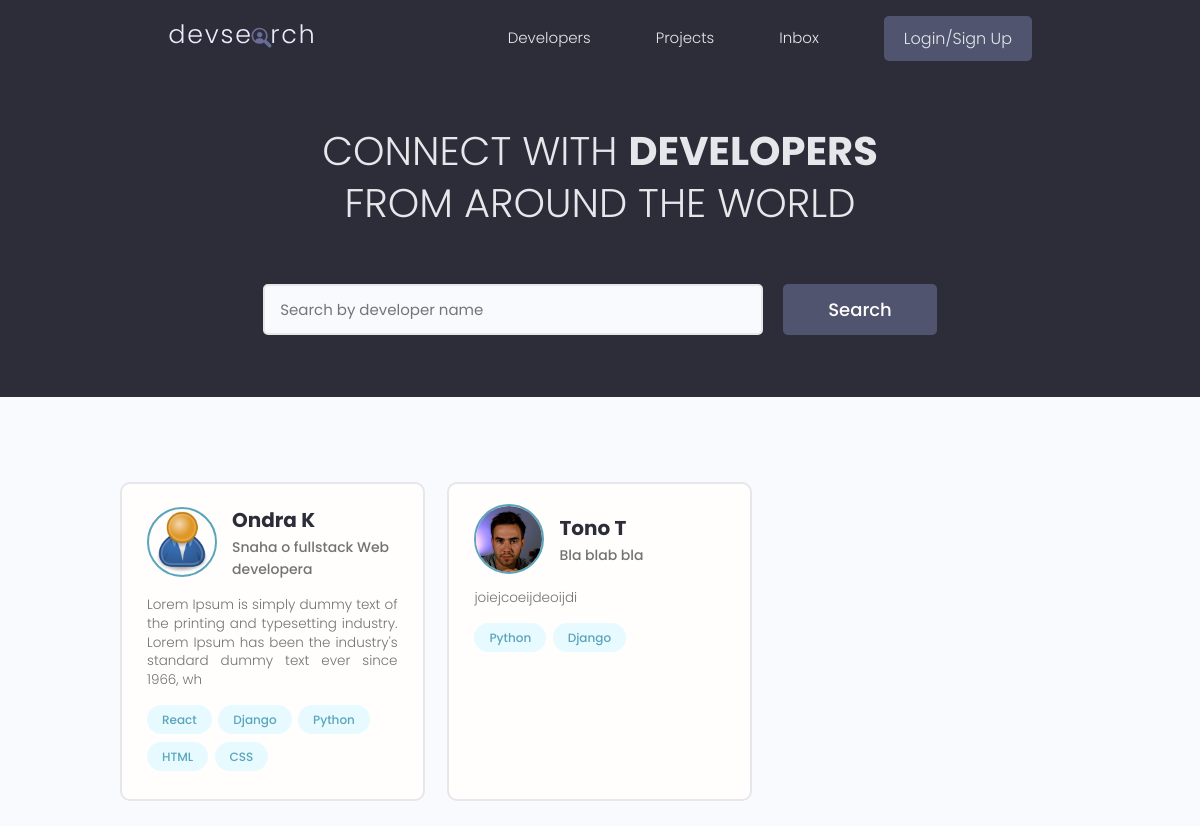
Before: / with the older database file.
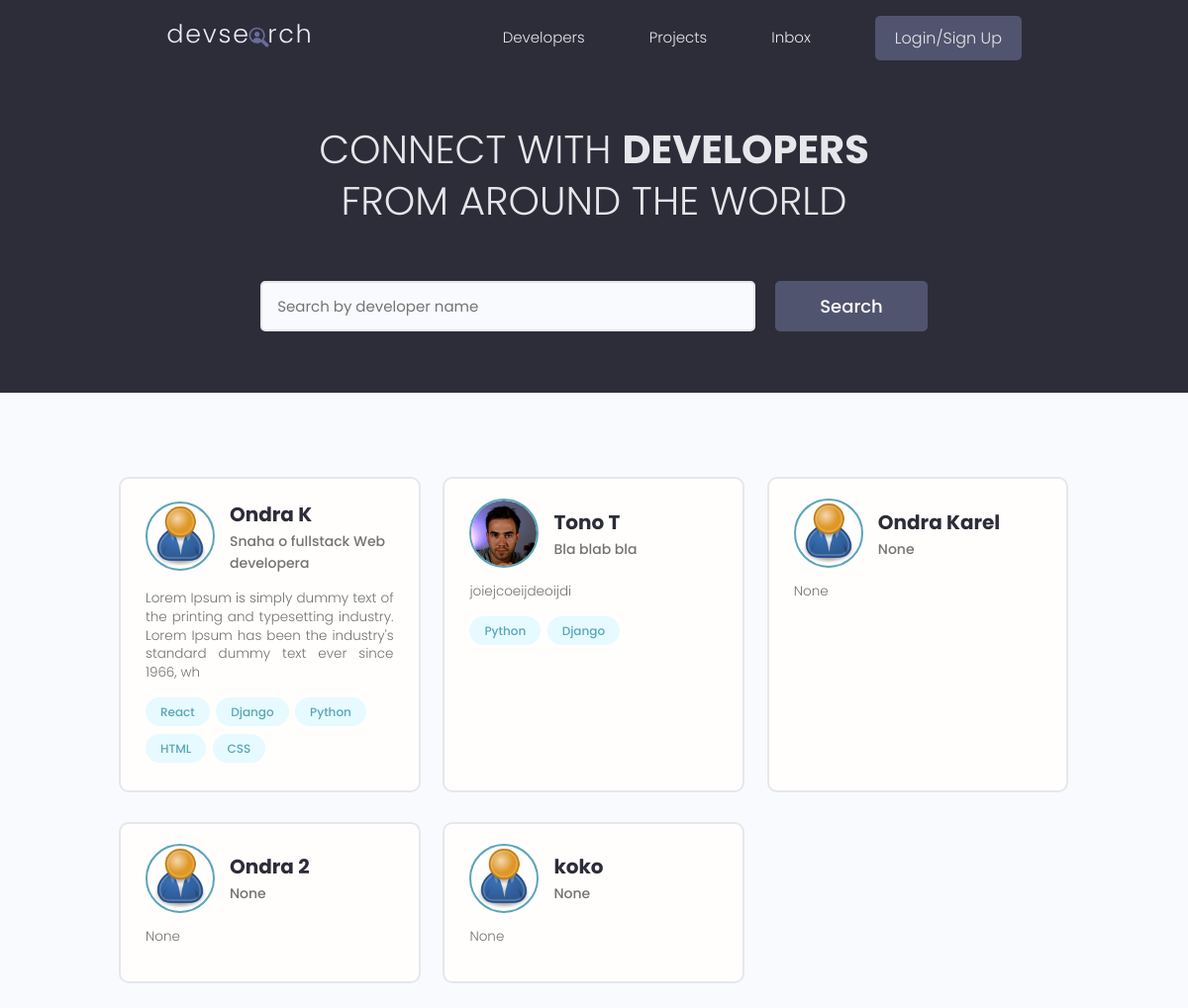
After: the same page with the newer database file.
### users/models.py (models this page shows, shortened)
class Profile(models.Model):
    id = models.UUIDField(primary_key=True, default=uuid.uuid4, editable=False, unique=True)
    user = models.OneToOneField(User, on_delete=models.CASCADE, null=True, blank=True)
    name = models.CharField(max_length=200, null=True, blank=True)
    username = models.CharField(max_length=200, null=True, blank=True)
    location = models.CharField(max_length=200, null=True, blank=True)
    email = models.EmailField(max_length=500, null=True, blank=True)
    short_intro = models.CharField(max_length=200, null=True, blank=True)
    bio = models.TextField(null=True, blank=True)
    profile_image = models.ImageField(null=True, blank=True, upload_to='profiles/', default='profiles/user-default.png')
    social_github = models.CharField(max_length=200, null=True, blank=True)
    social_twitter = models.CharField(max_length=200, null=True, blank=True)
    social_linkedin = models.CharField(max_length=200, null=True, blank=True)
    social_youtube = models.CharField(max_length=200, null=True, blank=True)
    social_website = models.CharField(max_length=200, null=True, blank=True)
    created = models.DateTimeField(auto_now_add=True)

class Skill(models.Model):
    id = models.UUIDField(primary_key=True, default=uuid.uuid4, editable=False, unique=True)
    owner = models.ForeignKey(Profile, on_delete=models.CASCADE, null=True, blank=True)
    name = models.CharField(max_length=200, null=True, blank=True)
    description = models.TextField(null=True, blank=True)
    created = models.DateTimeField(auto_now_add=True)
    def __str__(self):
        return str(self.name)

### users/views.py (the view)
# urls.py: path('', views.profiles, name='profiles'),
def profiles(request):
    profiles = Profile.objects.all()
    context = {'profiles':profiles,}
    return render(request, 'users/profiles.html', context)

### users/templates/users/profiles.html (shortened to what this page needs)
{% extends "base.html" %}
{% load static %}
{% block content %}
<main class="home">
    <section class="hero-section text-center">
      <div class="container container--narrow">
        <div class="hero-section__box">
          <h2>CONNECT WITH <span>DEVELOPERS</span></h2>
          <h2>FROM AROUND THE WORLD</h2>
        </div>
        <div class="hero-section__search">
          <form class="form" action="#" method="get">
            <div class="form__field">
              <input class="input input--text" id="formInput#search" type="text" name="text"
                placeholder="Search by developer name" />
            </div>
            <input class="btn btn--sub btn--lg" type="submit" value="Search" />
          </form>
        </div>
      </div>
    </section>
    <section class="devlist">
        <div class="container">
            <div class="grid grid--three">
                {% for profile in profiles %}
                <div class="column card">
                    <div class="dev">
                        <a href="{% url 'user-profile' profile.id %}" class="card__body">
                            <div class="dev__profile">
                            <img class="avatar avatar--md" src="{{profile.profile_image.url}}" alt="image" />
                            <div class="dev__meta">
                                <h3>{{profile.name}}</h3>
                                <h5>{{profile.short_intro|slice:"60"}}</h5>
                            </div>
                            </div>
                            <p class="dev__info">{{profile.bio|slice:"150"}}</p>
                            <div class="dev__skills">
                                {% for skill in profile.skill_set.all|slice:"5" %}
                                <span class="tag tag--pill tag--main">
                                    <small>{{skill}}</small>
                                </span>
                                {% endfor %}
                            </div>
                        </a>
                    </div>
                </div>
                {% endfor %}
            </div>
        </div>
    </section>
</main>
{% endblock content %}

Changed rows visible on the page:
added Profile: profile_image (placeholder picture), name "Ondra Karel", short_intro "None", bio "None"
added Profile: profile_image (placeholder picture), name "Ondra 2", short_intro "None", bio "None"
added Profile: profile_image (placeholder picture), name "koko", short_intro "None", bio "None"
